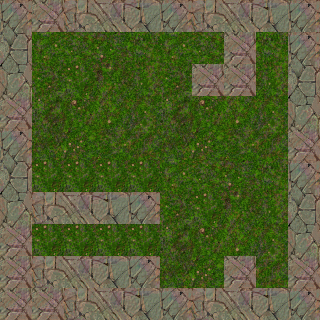

The image is a tile-based game level rendered from a .tmx file. Its description and source (layers, tilesets, objects; grid data summarised) follow:
An orthogonal 10x10 tile map with 32x32 px tiles, 1 tile layer (Livello tile 1), 2 tilesets.

<map version="1.0" orientation="orthogonal" renderorder="right-down" width="10" height="10" tilewidth="32" tileheight="32" nextobjectid="1">
 <tileset firstgid="1" name="grass" tilewidth="32" tileheight="32" tilecount="16" columns="4">
  <image source="grass.png" width="128" height="128" />
 </tileset>
 <tileset firstgid="17" name="rocks" tilewidth="32" tileheight="32" tilecount="16" columns="4">
  <image source="rocks.png" width="128" height="128" />
  <tile id="0">
   <properties>
    <property name="blocked" value="true" />
   </properties>
  </tile>
  <tile id="1">
   <properties>
    <property name="blocked" value="true" />
   </properties>
  </tile>
  <tile id="2">
   <properties>
    <property name="blocked" value="true" />
   </properties>
  </tile>
  <tile id="3">
   <properties>
    <property name="blocked" value="true" />
   </properties>
  </tile>
  <tile id="4">
   <properties>
    <property name="blocked" value="true" />
   </properties>
  </tile>
  <tile id="5">
   <properties>
    <property name="blocked" value="true" />
   </properties>
  </tile>
  <tile id="6">
   <properties>
    <property name="blocked" value="true" />
   </properties>
  </tile>
  <tile id="7">
   <properties>
    <property name="blocked" value="true" />
   </properties>
  </tile>
  <tile id="8">
   <properties>
    <property name="blocked" value="true" />
   </properties>
  </tile>
  <tile id="9">
   <properties>
    <property name="blocked" value="true" />
   </properties>
  </tile>
  <tile id="10">
   <properties>
    <property name="blocked" value="true" />
   </properties>
  </tile>
  <tile id="11">
   <properties>
    <property name="blocked" value="true" />
   </properties>
  </tile>
  <tile id="12">
   <properties>
    <property name="blocked" value="true" />
   </properties>
  </tile>
  <tile id="13">
   <properties>
    <property name="blocked" value="true" />
   </properties>
  </tile>
  <tile id="14">
   <properties>
    <property name="blocked" value="true" />
   </properties>
  </tile>
  <tile id="15">
   <properties>
    <property name="blocked" value="true" />
   </properties>
  </tile>
 </tileset>
 <layer name="Livello tile 1" width="10" height="10">
  <data>[100 cells, 100 non-empty, 23 distinct tile ids]</data>
 </layer>
</map>
